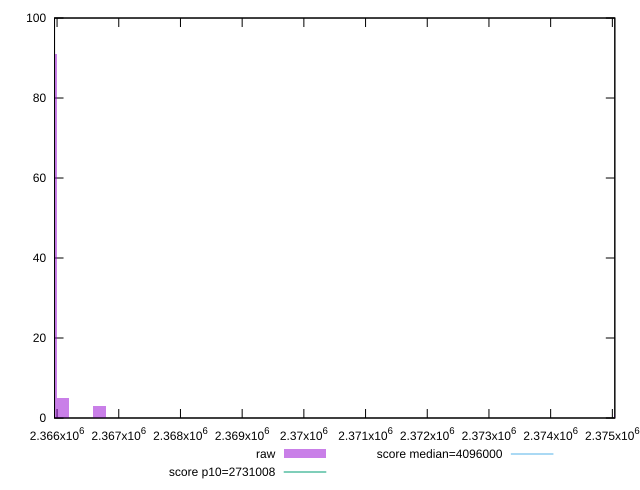

Write the gnuplot code that produced this figure.
reset

$raw <<EOF
2375127.791307463 1
2365902.088316434 91
2366098.3798694345 5
2366687.2545284363 3
EOF

set key outside below
set boxwidth 196.29155300061677
set xrange [2365959:2375040]
set yrange [0:100]
set trange [0:100]
set style fill transparent solid 0.5 noborder

set parametric
set terminal svg size 640, 490 enhanced background rgb 'white'
set output "report_00011_2021-02-09T10:53:21.242Z/total-byte-weight/samples/pages/raw/histogram.svg"

plot $raw title "raw" with boxes, \
     2731008,t title "score p10=2731008", \
     4096000,t title "score median=4096000"

reset
